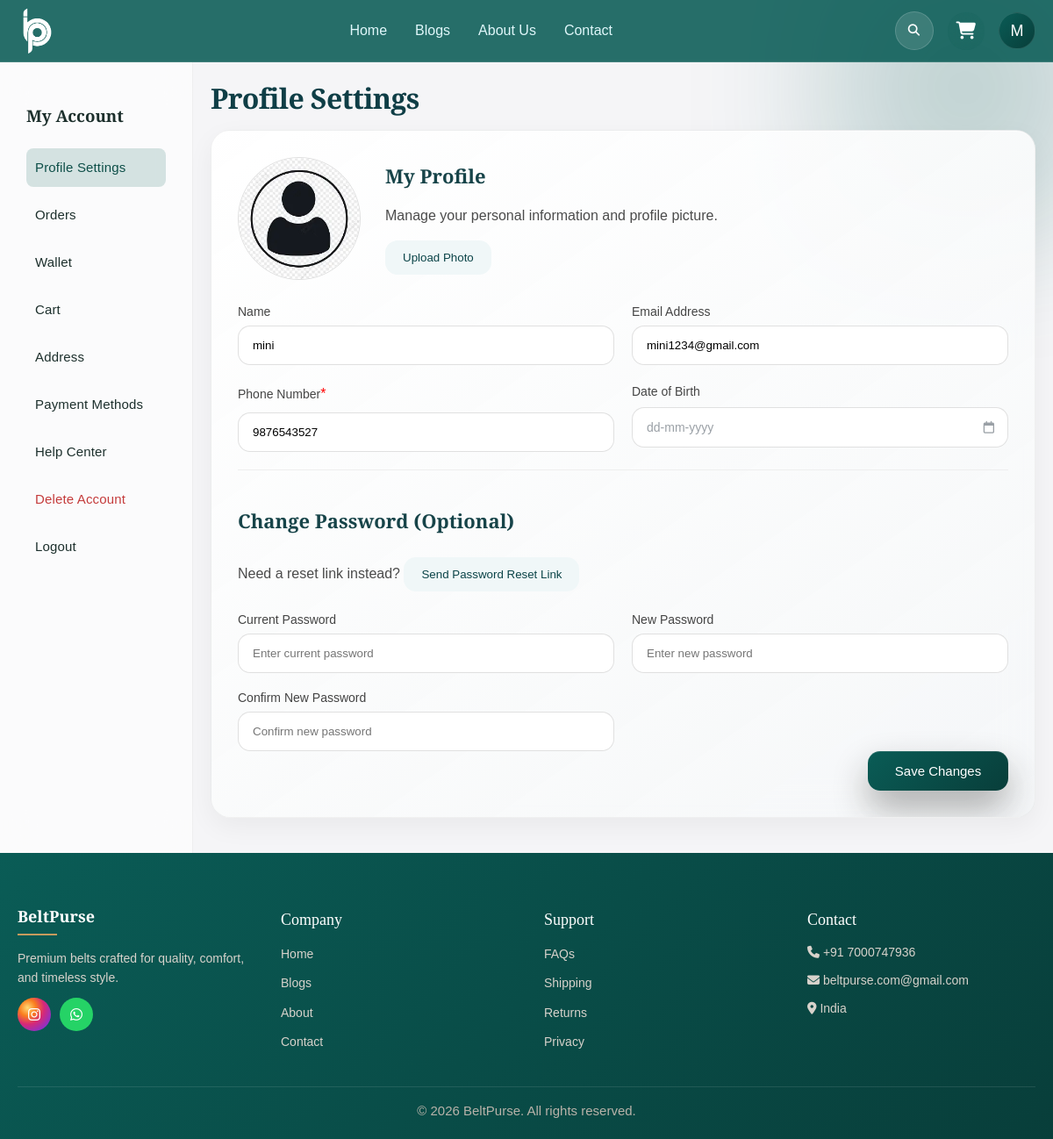
/account (signed in), run on the app's committed database.
### models.py (models this page shows)
class User(db.Model):
    __tablename__ = "users"
    id = db.Column(db.Integer, primary_key=True)
    username = db.Column(db.String(50), unique=True, nullable=False)
    email = db.Column(db.String(100), unique=True, nullable=False)
    password = db.Column(db.String(255), nullable=False)
    avatar = db.Column(db.String(255))
    remember_token = db.Column(db.String(100))
    created_at = db.Column(db.DateTime, default=datetime.utcnow)
    is_admin = db.Column(db.Boolean, default=False)
    phone = db.Column(db.String(15))
    dob = db.Column(db.Date)
    email_verified = db.Column(db.Boolean, default=False)
    phone_verified = db.Column(db.Boolean, default=False)
    balance = db.Column(db.Float, default=0.0)  # Wallet balance
    addresses = db.relationship('Address', backref='user', lazy=True)
    orders = db.relationship('Order', backref='user', lazy=True)
    wishlist_items = db.relationship("Wishlist", backref="user", lazy=True)
    payment_methods = db.relationship('PaymentMethod', backref='user', lazy=True)
    wallet_transactions = db.relationship('WalletTransaction', backref='user', lazy=True)
    tickets = db.relationship('Ticket', backref='user', lazy=True)

### app.py (the view)
@app.route('/account')
def account():
    if 'email' not in session:
        return redirect('/?show_login=1')
    user = User.query.filter_by(email=session['email']).first()
    return render_template("account.html", user=user)

### app.py (called while the page is built)
@login_manager.user_loader
def load_user(user_id):
    return User.query.get(int(user_id))

@app.context_processor
def inject_counts():
    if 'email' in session:
        user = User.query.filter_by(email=session['email']).first()
        if user:
            cart_count = db.session.execute(text("""
                SELECT SUM(quantity) FROM cart WHERE user_id=:uid
            """), {"uid": user.id}).scalar() or 0
            wishlist_count = db.session.execute(text("""
                SELECT COUNT(*) FROM wishlist WHERE user_id=:uid
            """), {"uid": user.id}).scalar() or 0
            return dict(
                cart_count=cart_count,
                wishlist_count=wishlist_count,
                user={
                    "username": user.username,
                    "email": user.email,
                    "avatar": user.avatar
                }
            )
    return dict(cart_count=0, wishlist_count=0, user=None)

### templates/account.html (shortened to what this page needs)
{% extends "base.html" %}
{% block content %}
<div class="account">
    <div class="sidebar">
        <h3>My Account</h3>
        <p class="sidebar-item active" data-section="profile" onclick="showSection('profile')">Profile Settings</p>
        <p class="sidebar-item" data-section="orders" onclick="showSection('orders')">Orders</p>
        <p class="sidebar-item" data-section="wallet" onclick="showSection('wallet')">Wallet</p>
        <p class="sidebar-item" onclick="location='/cart'">Cart</p>
        <p class="sidebar-item" data-section="addresses" onclick="showSection('addresses')">Address</p>
        <p class="sidebar-item" data-section="payment" onclick="showSection('payment')">Payment Methods</p>
        <p class="sidebar-item" data-section="help" onclick="showSection('help')">Help Center</p>
        <p class="sidebar-item delete-item" data-section="delete" onclick="showSection('delete')">Delete Account</p>
        <p class="sidebar-item" onclick="location='/logout'">Logout</p>
    </div>
    <div class="content">
        <div id="profile" class="section active">
            <h2>Profile Settings</h2>
            <div class="apple-card profile-card">
                <div class="profile-head">
                    <div class="avatar-wrapper">
                        <img
                            id="preview"
                            src="{% if user.avatar %}{{ user.avatar }}{% else %}/static/images/default.png{% endif %}"
                            alt="Profile photo"
                        >
                    </div>
                    <div class="profile-summary">
                        <h3>My Profile</h3>
                        <p>Manage your personal information and profile picture.</p>
                        <button class="secondary-btn" onclick="document.getElementById('avatar').click()">Upload Photo</button>
                    </div>
                </div>
                <div class="form-grid">
                    <div class="form-group">
                        <label>Name</label>
                        <input id="name" value="{{ user.username }}" placeholder="Your name">
                    </div>
                    <div class="form-group">
                        <label>Email Address</label>
                        <input id="email" type="email" value="{{ user.email }}" placeholder="Your email">
                    </div>
                    <div class="form-group profile-contact-field">
                        <label>Phone Number <span style="color: red;">*</span></label>
                        <input id="phone" placeholder="Enter phone number" value="{{ user.phone or '' }}">
                    </div>
                    <div class="form-group profile-contact-field">
                        <label>Date of Birth</label>
                        <div class="date-input-wrapper">
                            <input
                                type="text"
                                id="dob"
                                class="profile-input date-input{% if user.dob %} has-value{% endif %}"
                                value="{{ user.dob.strftime('%d-%m-%Y') if user.dob else '' }}"
                                placeholder="dd-mm-yyyy"
                                inputmode="numeric"
                                autocomplete="off"
                            >
                        </div>
                    </div>
                </div>
                <div class="form-grid" style="margin-top: 20px; border-top: 1px solid #eee; padding-top: 20px;">
                    <h3 style="grid-column: 1/-1; margin-bottom: 15px;"> Change Password (Optional)</h3>
                    <p style="grid-column: 1/-1; margin: -8px 0 4px; color: #4b4b4b;">
                        Need a reset link instead?
                        <button type="button" class="secondary-btn" onclick="sendAccountPasswordReset()">Send Password Reset Link</button>
                    </p>
                    <div class="form-group">
                        <label>Current Password</label>
                        <input id="current_password" type="password" placeholder="Enter current password">
                    </div>
                    <div class="form-group">
                        <label>New Password</label>
                        <input id="new_password" type="password" placeholder="Enter new password">
                    </div>
                    <div class="form-group">
                        <label>Confirm New Password</label>
                        <input id="confirm_password" type="password" placeholder="Confirm new password">
                    </div>
                </div>
                <div class="profile-actions">
                    <button class="primary-btn" onclick="updateProfile()">Save Changes</button>
                </div>
            </div>
        </div>
    </div>
</div>
{% endblock %}

### templates/base.html (shortened to what this page needs)
<!DOCTYPE html>
<html lang="en">
<head>
    <link rel="stylesheet" href="/static/css/style.css">
    <link rel="stylesheet" href="https://cdnjs.cloudflare.com/ajax/libs/font-awesome/6.5.0/css/all.min.css">
    <link href="https://fonts.cdnfonts.com/css/gotham" rel="stylesheet">
</head>
<body>
<header class="navbar {% if request.path == '/' %}is-homepage{% else %}not-homepage{% endif %}" id="navbar">
    <div class="nav-left">
        <div class="logo">
            <a href="/">
                <img src="/static/images/bp_logo-white.png" alt="Logo">
            </a>
        </div>
    </div>
    <div class="nav-center" id="navCenter">
        <a href="/">Home</a>
        <a href="/blogs">Blogs</a>
        <a href="/about">About Us</a>
        <a href="/#contact">Contact</a>
    </div>
    <div class="nav-right" id="navRight">
        <div class="search-bar desktop-search" id="desktopSearchBar" style="position:relative;">
            <button type="button" class="desktop-search-toggle" aria-label="Open search">
                <i class="fa-solid fa-magnifying-glass"></i>
            </button>
        </div>
        <div class="icon-box premium-icon desktop-count-icon" tabindex="0" aria-label="Cart" onclick="window.location='/cart'">
            <i class="fa-solid fa-cart-shopping"></i>
        </div>
{% if user %}
    <a href="/account" class="user-profile-link avatar-account-link">
        {% if user.avatar %}
            <img src="{{ user.avatar }}" class="avatar-img">
        {% else %}
            <div class="avatar premium-avatar">
                {{ user.username[0]|upper }}
            </div>
        {% endif %}
    </a>
{% else %}
    <a href="#" id="loginBtn" class="user-profile-link desktop-login-link">
        <i class="fa-regular fa-user"></i>
    </a>
{% endif %}
    </div>
</header>
{% block content %}{% endblock %}
<footer class="site-footer">
  <div class="footer-container">
    <div class="footer-col brand-info">
      <h3>BeltPurse</h3>
      <p>
        Premium belts crafted for quality, comfort, and timeless style.
      </p>
     <div class="social-icons">
    <a href="https://www.instagram.com/beltpurse.comm?igsh=MTI5cGlmOTVoZGN4cA==" target="_blank" class="insta">
        <i class="fa-brands fa-instagram"></i>
    </a>
    <a href="https://wa.me/917000747936" target="_blank" class="whatsapp">
        <i class="fa-brands fa-whatsapp"></i>
    </a>
</div>
    </div>
    <div class="footer-col">
      <h4>Company</h4>
      <ul>
        <li><a href="/">Home</a></li>
        <li><a href="/blogs">Blogs</a></li>
        <li><a href="/about">About</a></li>
        <li><a href="/#contact">Contact</a></li>
      </ul>
    </div>
    <div class="footer-col">
      <h4>Support</h4>
      <ul>
       <li><a href="/#faq">FAQs</a></li>
        <li><a href="/shipping-policy">Shipping</a></li>
        <li><a href="/return-policy">Returns</a></li>
        <li><a href="/privacy-policy">Privacy</a></li>
      </ul>
    </div>
    <div class="footer-col contact-info">
      <h4>Contact</h4>
     <p><i class="fa-solid fa-phone"></i> +91 7000747936</p>
<p><i class="fa-solid fa-envelope"></i> beltpurse.com@gmail.com</p>
<p><i class="fa-solid fa-location-dot"></i> India</p>
    </div>
  </div>
  <div class="footer-bottom">
    <p>© 2026 BeltPurse. All rights reserved.</p>
  </div>
</footer>
</body>
</html>

### static/css/style.css (style rules this page uses)
:root { --brand: #0A5C56; --brand-dark: #083E3A; --brand-soft: rgba(10, 92, 86, 0.14); --brand-muted: #7f9c96; --surface: #f5f7f5; --surface-strong: #ffffff; --text-default: #1c2f2c; --text-light: #f4faf8; --btn-gradient: linear-gradient(135deg, #0A5C56, #083E3A); }
html { scroll-behavior: smooth; overflow-x: hidden; width: 100%; max-width: 100%; }
body { font-family: 'Gotham', sans-serif; background: linear-gradient(180deg, #f5f7f6 0%, #eef2ef 100%); color: var(--text-default); max-width: 100%; overflow-x: hidden; }
*, *::before, *::after { box-sizing: border-box; }
h1, h2, h3, h4, h5, h6 { font-family: "Cormorant Garamond", Georgia, serif; font-weight: 400; }
p { font-size: 16px; line-height: 1.6; }
p, li, span { font-family: 'Gotham', sans-serif; color: var(--text-default); font-size: 16px; line-height: 1.6; }
body, p, span, a, button, input, textarea, select, label, small, div { font-family: "Gotham", "Montserrat", Arial, sans-serif; }
h1, h2, h3, h4, h5, h6, .section-title, .hero-title, .section-heading h2, .section-header h2, .hero-content h1 { font-family: "Gotham", "Montserrat", Arial, sans-serif !important; }
p { margin-top: 0; margin-bottom: 10px; }
.site-footer { padding-top: 42px !important; }
h1, h2, h3, h4, h5, h6, .section-title, .hero-title, .card-title, .product-title, .faq-title, .contact-title, .footer-title, .section-heading h2, .section-header h2, .hero-content h1, .product-info h4, .prd-info h4, .card-body h3, .lux-card h3, .cat-info h3, .blog-overlay h3, .service-card h3, .contact-info-card h3, .footer-col h3, .footer-col h4 { font-family: "Cormorant Garamond", Georgia, serif !important; }
.subheading, .sub-heading, .subtitle, .section-subtitle, .section-heading span, .section-header span, .hero-tagline, .hero-content p, .product-meta, .product-breadcrumb, .card-subtitle, .eyebrow, label, button, input, textarea, select, nav, .navbar, .nav-left, .nav-center, .nav-right, .sidebar, .sidebar-item, .account-link, .price, .price-box, .rating, .badge { font-family: "Gotham", "Montserrat", Arial, sans-serif !important; }

### data on the page
User: username "M", username "mini", email "mini1234@gmail.com", phone "9876543527"
